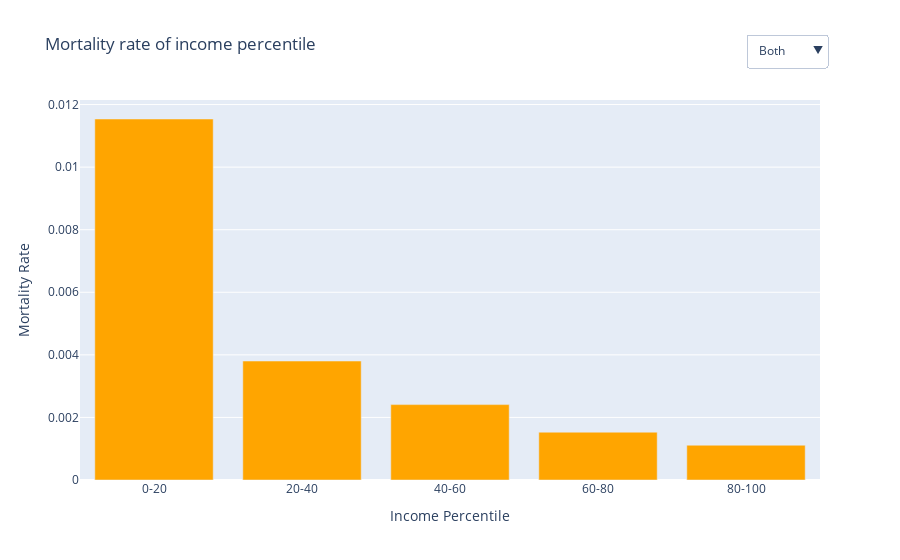

Notebook code cell kept with this figure:
### Markdown cell above
### Poverty inequality and healthcare
Poverty leads to limited access to quality healthcare. This affects their ability to pursue education or secure employment. Individuals living in poverty often face limited healthcare, inadequate health insurance coverage and thus receiving limited availability of healthcare facilities and services. These people are more likely to experience health problems that go unnoticed and untreated, leading to poorer health and higher mortality rates. This can be backed up by Robert (2018), he says that the underlying causes of worldwide health disparities can be traced back to political, social and economic injustices. Poverty is both a cause and a consequence of poor health, as it increases the likelihood of poor health. This prevents them from being able to climb the social ladder, which continues the socioeconomic inequalities.

### Code cell
import pandas as pd
import plotly.graph_objects as go

# Read the data from the CSV file
dh = pd.read_csv('health.csv', delimiter=',')

# Convert the range values to numeric by taking the midpoint
dh['m_pctile'] = dh['m_pctile'].str.split('-').apply(lambda x: (int(x[0]) + int(x[1])) / 2)
dh['f_pctile'] = dh['f_pctile'].str.split('-').apply(lambda x: (int(x[0]) + int(x[1])) / 2)

# Define the income percentile intervals (20% increments)
intervals = [(0, 20), (20, 40), (40, 60), (60, 80), (80, 100)]

# Calculate the combined data for 'Both' gender
both_pctile = [(interval[0] + interval[1]) / 2 for interval in intervals]
both_ave = [dh[(dh['m_pctile'] >= interval[0]) & (dh['m_pctile'] <= interval[1])]['m_ave'].sum() +
            dh[(dh['f_pctile'] >= interval[0]) & (dh['f_pctile'] <= interval[1])]['f_ave'].sum()
            for interval in intervals]

# Create the traces for male and female genders
both_trace = go.Bar(
    x=both_pctile,
    y=both_ave,
    name='Both',
    visible=True,
    marker=dict(color='orange')
)

male_trace = go.Bar(
    x=both_pctile,
    y=dh['m_ave'],
    name='Male',
    visible=False,
    marker=dict(color='blue')
)

female_trace = go.Bar(
    x=both_pctile,
    y=dh['f_ave'],
    name='Female',
    visible=False,
    marker=dict(color='red')
)



# Create the layout
layout = go.Layout(
    title='Mortality rate of income percentile',
    xaxis=go.layout.XAxis(
        type='category',
        title='Income Percentile',
        tickvals=[(interval[0] + interval[1]) / 2 for interval in intervals],
        ticktext=[f'{interval[0]}-{interval[1]}' for interval in intervals]
    ),
    yaxis=go.layout.YAxis(
        title='Mortality Rate'
    ),
    updatemenus=[
        dict(
            buttons=[
                 dict(
                    args=[{'visible': [True, False, False]}, {'title': 'Mortality rate of income percentile - Gender: Both'}],
                    label='Both',
                    method='update'
                ),
                dict(
                    args=[{'visible': [False, True, False]}, {'title': 'Mortality rate of income percentile - Gender: Male'}],
                    label='Male',
                    method='update'
                ),
                dict(
                    args=[{'visible': [False, False, True]}, {'title': 'Mortality rate of income percentile - Gender: Female'}],
                    label='Female',
                    method='update'
                ) 
            ],
            direction='down',
            pad={'r': 10, 't': 10},
            showactive=True,
            x=0.9,
            xanchor='left',
            y=1.2,
            yanchor='top'
        )
    ]
)

# Create the figure object
fig = go.Figure(data=[both_trace, male_trace, female_trace], layout=layout)

# Show the figure
fig.show()

### Figure 1 — Plotly figure (JSON) as saved in the notebook; plotly's stock layout.template omitted (floating-point values rounded to 4 significant figures)
{"data": [{"marker": {"color": "orange"}, "name": "Both", "type": "bar", "visible": true, "x": [10, 30, 50, 70, 90], "y": [0.01154, 0.003802, 0.002409, 0.001528, 0.001111]}, {"marker": {"color": "blue"}, "name": "Male", "type": "bar", "visible": false, "x": [10, 30, 50, 70, 90], "y": [0.007129, 0.002644, 0.001576, 0.001019, 0.0007874]}, {"marker": {"color": "red"}, "name": "Female", "type": "bar", "visible": false, "x": [10, 30, 50, 70, 90], "y": [0.004409, 0.001158, 0.0008331, 0.0005093, 0.000324]}], "layout": {"title": {"text": "Mortality rate of income percentile"}, "updatemenus": [{"buttons": [{"args": [{"visible": [true, false, false]}, {"title": "Mortality rate of income percentile - Gender: Both"}], "label": "Both", "method": "update"}, {"args": [{"visible": [false, true, false]}, {"title": "Mortality rate of income percentile - Gender: Male"}], "label": "Male", "method": "update"}, {"args": [{"visible": [false, false, true]}, {"title": "Mortality rate of income percentile - Gender: Female"}], "label": "Female", "method": "update"}], "direction": "down", "pad": {"r": 10, "t": 10}, "showactive": true, "x": 0.9, "xanchor": "left", "y": 1.2, "yanchor": "top"}], "xaxis": {"ticktext": ["0-20", "20-40", "40-60", "60-80", "80-100"], "tickvals": [10, 30, 50, 70, 90], "title": {"text": "Income Percentile"}, "type": "category"}, "yaxis": {"title": {"text": "Mortality Rate"}}}}
